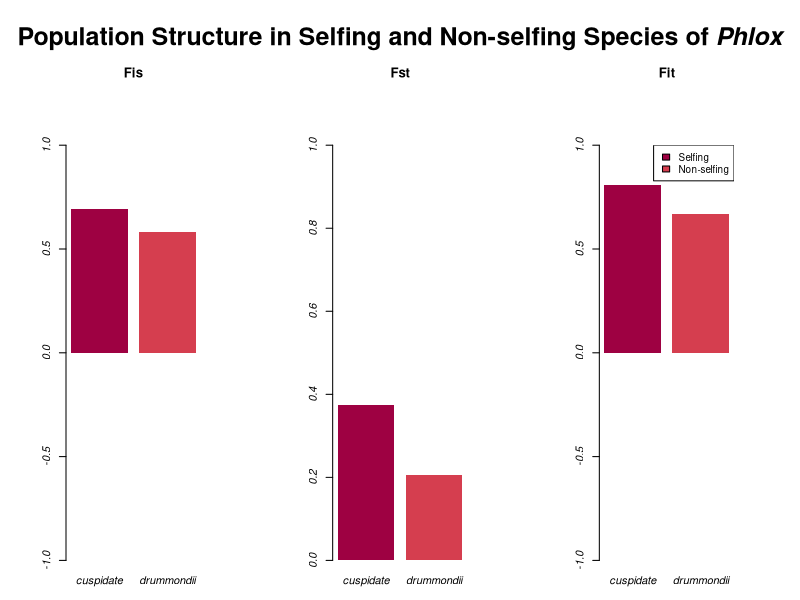

Reproduce this figure in R.
# Gates Dupont  #
# 4100 Prelim 2 #
# F18           #
# # # # # # # # #

library(RColorBrewer)


#----Setting up populations----
cuspidate = data.frame(
  subpop = 1:43,
  p = c(rep(1,40), 0.49, 0.83, 0.91), # allele frequency
  H0 = c(rep(0,40), 0.17, 0.06, 0.06)
)

drummondii = data.frame(
  subpop = 1:73,
  p = c(rep(1, 66), 0.86, 0.8, 0.7, 0.96, 0.96, 0.73, 0.91),
  H0 = c(rep(0, 66), 0.06, 0.12, 0.2, 0.03, 0.09, 0.15, 0.06)
)

#------------------------------------QUESTION 2a------------------------------------

#----Calculating expected H----
cuspidate$He = 2 * cuspidate$p * (1-cuspidate$p)
drummondii$He = 2 * drummondii$p * (1-drummondii$p)
# Could also do equation 6 on review guide?

#----H stats for each pop----
H0.c = mean(cuspidate$H0) # Observed H
Hs.c = mean(cuspidate$He) # Metapopulation (total) expected H
p.bar.c = mean(cuspidate$p)
Ht.c = 2 * p.bar.c * (1-p.bar.c)
#Ht.c.old = mean(2*(cuspidate$p^2)) # Subpopulation expected H ------------Not sure this is right

H0.d = mean(drummondii$H0) 
Hs.d = mean(drummondii$He)
p.bar.d = mean(drummondii$p)
Ht.d = 2 * p.bar.d * (1-p.bar.d)
#Ht.d.old = mean(2*(drummondii$p^2))

#----cuspidate F stats----
Fis.c = 1 - (H0.c / Hs.c) # Within-subpop H
Fst.c = 1 - (Hs.c / Ht.c) # Metapop H
Fit.c = 1 - (H0.c / Ht.c) # Total / at both levels
Fit.c.check = Fis.c + Fst.c - Fis.c * Fst.c # Math check

#----drummondii F stats----
Fis.d = 1 - (H0.d / Hs.d)
Fst.d = 1 - (Hs.d / Ht.d)
Fit.d = 1 - (H0.d / Ht.d)
Fit.d.check = Fis.d + Fst.d - Fis.d * Fst.d 

#----plotting----
par(mfrow=c(1,3), mar=c(3,5,11,5))
barplot(c(Fis.c, Fis.d), names.arg = c("cuspidate", "drummondii"), font=3, main="Fis", ylim=c(-1,1), col = brewer.pal(n = 10, name = 'Spectral'), border=NA)
barplot(c(Fst.c, Fst.d), names.arg = c("cuspidate", "drummondii"), font=3, main="Fst", ylim=c(0,1), col =  brewer.pal(n = 10, name = 'Spectral'), border=NA)
barplot(c(Fit.c, Fit.d), names.arg = c("cuspidate", "drummondii"), font=3, main="Fit", ylim=c(-1,1), col =  brewer.pal(n = 10, name = 'Spectral'), border=NA)
legend("topright",  fill = brewer.pal(n = 10, name = 'Spectral')[1:2], legend = c("Selfing", "Non-selfing"), cex=0.9)
mtext(expression(paste(bold("Population Structure in Selfing and Non-selfing Species of"), bolditalic(" Phlox"))), 
      side = 3, line = -4, outer = TRUE, cex=1.5)
dev.off()

#------------------------------------QUESTION 2b------------------------------------

#----Calculating Nem----
Ne_m.d = 0.25*((1/Fst.d)-1)
Ne_m.d2 = (1-Fst.d)/(4*Fst.d)

#------------------------------------QUESTION 2c------------------------------------

#----Calculating Ne----
Ne.d = Ne_m.d/0.1

#------------------------------------QUESTION 2d------------------------------------

#----Calculating Ne----
Ne.d.2 = Ne_m.d/(0.1*10)
